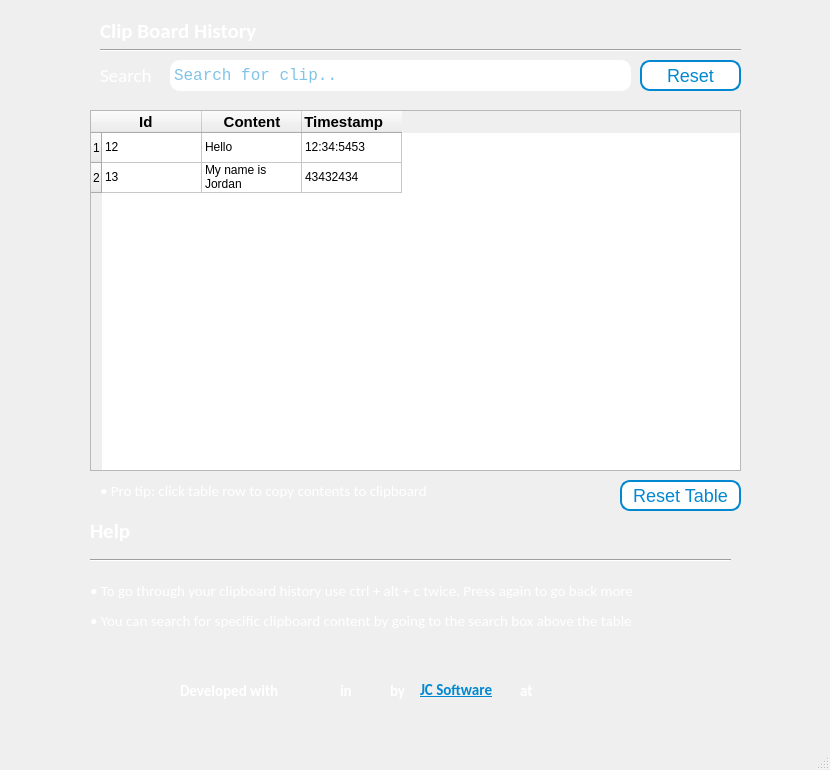
<?xml version="1.0" encoding="UTF-8"?>
<ui version="4.0">
 <class>MainWindow</class>
 <widget class="QMainWindow" name="MainWindow">
  <property name="geometry">
   <rect>
    <x>0</x>
    <y>0</y>
    <width>830</width>
    <height>770</height>
   </rect>
  </property>
  <property name="minimumSize">
   <size>
    <width>830</width>
    <height>770</height>
   </size>
  </property>
  <property name="maximumSize">
   <size>
    <width>830</width>
    <height>770</height>
   </size>
  </property>
  <property name="windowTitle">
   <string>ClipWiz - JC Software</string>
  </property>
  <property name="windowIcon">
   <iconset resource="rsc.qrc">
    <normaloff>:/rsc/rsc/wizard.png</normaloff>:/rsc/rsc/wizard.png</iconset>
  </property>
  <property name="styleSheet">
   <string notr="true">QWidget#centralwidget{
	background-image:url('C:/Users/falador/Google Drive/Wallpapers/dark_polygon01.png');
}

QLabel{
	color: white;
}

QPushButton{
	color: #0288D1;
	border-style: solid;
	border-color: #0288D1;
	border-width: 2px;
	border-radius: 10px;
	background-color: white;
	font-size: 18px;
}

 QPushButton:hover {
     background-color: #0288D1;
	 border-color: white;
     color: white;
 }

 QLineEdit{
	border-radius: 10px;
	color: #0288D1;
	padding: 2px;
	height: 75px;
}</string>
  </property>
  <widget class="QWidget" name="centralwidget">
   <widget class="QLabel" name="label">
    <property name="geometry">
     <rect>
      <x>100</x>
      <y>10</y>
      <width>401</width>
      <height>41</height>
     </rect>
    </property>
    <property name="font">
     <font>
      <family>Calibri</family>
      <pointsize>16</pointsize>
      <weight>75</weight>
      <bold>true</bold>
     </font>
    </property>
    <property name="styleSheet">
     <string notr="true"/>
    </property>
    <property name="text">
     <string>Clip Board History</string>
    </property>
   </widget>
   <widget class="QLineEdit" name="searchContent">
    <property name="geometry">
     <rect>
      <x>170</x>
      <y>60</y>
      <width>461</width>
      <height>31</height>
     </rect>
    </property>
    <property name="font">
     <font>
      <family>Courier New</family>
      <pointsize>12</pointsize>
     </font>
    </property>
    <property name="text">
     <string/>
    </property>
    <property name="placeholderText">
     <string>Search for clip..</string>
    </property>
   </widget>
   <widget class="QLabel" name="label_2">
    <property name="geometry">
     <rect>
      <x>100</x>
      <y>50</y>
      <width>81</width>
      <height>50</height>
     </rect>
    </property>
    <property name="font">
     <font>
      <family>Calibri</family>
      <pointsize>14</pointsize>
      <weight>50</weight>
      <bold>false</bold>
     </font>
    </property>
    <property name="styleSheet">
     <string notr="true"/>
    </property>
    <property name="text">
     <string>Search</string>
    </property>
   </widget>
   <widget class="QPushButton" name="resetBtn">
    <property name="geometry">
     <rect>
      <x>640</x>
      <y>60</y>
      <width>101</width>
      <height>31</height>
     </rect>
    </property>
    <property name="font">
     <font>
      <pointsize>-1</pointsize>
     </font>
    </property>
    <property name="styleSheet">
     <string notr="true"/>
    </property>
    <property name="text">
     <string>Reset</string>
    </property>
   </widget>
   <widget class="Line" name="line_2">
    <property name="geometry">
     <rect>
      <x>100</x>
      <y>40</y>
      <width>641</width>
      <height>20</height>
     </rect>
    </property>
    <property name="font">
     <font>
      <pointsize>10</pointsize>
      <weight>50</weight>
      <bold>false</bold>
     </font>
    </property>
    <property name="lineWidth">
     <number>1</number>
    </property>
    <property name="orientation">
     <enum>Qt::Horizontal</enum>
    </property>
   </widget>
   <widget class="QLabel" name="label_5">
    <property name="geometry">
     <rect>
      <x>90</x>
      <y>570</y>
      <width>681</width>
      <height>41</height>
     </rect>
    </property>
    <property name="font">
     <font>
      <family>Calibri</family>
      <pointsize>11</pointsize>
      <weight>50</weight>
      <bold>false</bold>
     </font>
    </property>
    <property name="styleSheet">
     <string notr="true"/>
    </property>
    <property name="text">
     <string>• To go through your clipboard history use ctrl + alt + c twice. Press again to go back more</string>
    </property>
   </widget>
   <widget class="QTableWidget" name="dataTable">
    <property name="geometry">
     <rect>
      <x>90</x>
      <y>110</y>
      <width>651</width>
      <height>361</height>
     </rect>
    </property>
    <property name="mouseTracking">
     <bool>true</bool>
    </property>
    <property name="toolTipDuration">
     <number>5</number>
    </property>
    <property name="editTriggers">
     <set>QAbstractItemView::NoEditTriggers</set>
    </property>
    <property name="selectionMode">
     <enum>QAbstractItemView::SingleSelection</enum>
    </property>
    <property name="selectionBehavior">
     <enum>QAbstractItemView::SelectRows</enum>
    </property>
    <row>
     <property name="text">
      <string>1</string>
     </property>
    </row>
    <row>
     <property name="text">
      <string>2</string>
     </property>
    </row>
    <column>
     <property name="text">
      <string>Id   </string>
     </property>
     <property name="font">
      <font>
       <pointsize>11</pointsize>
       <weight>75</weight>
       <bold>true</bold>
      </font>
     </property>
    </column>
    <column>
     <property name="text">
      <string>Content</string>
     </property>
     <property name="font">
      <font>
       <pointsize>11</pointsize>
       <weight>75</weight>
       <bold>true</bold>
      </font>
     </property>
    </column>
    <column>
     <property name="text">
      <string>Timestamp    </string>
     </property>
     <property name="font">
      <font>
       <pointsize>11</pointsize>
       <weight>75</weight>
       <bold>true</bold>
      </font>
     </property>
    </column>
    <item row="0" column="0">
     <property name="text">
      <string>12</string>
     </property>
    </item>
    <item row="0" column="1">
     <property name="text">
      <string>Hello</string>
     </property>
    </item>
    <item row="0" column="2">
     <property name="text">
      <string>12:34:5453</string>
     </property>
    </item>
    <item row="1" column="0">
     <property name="text">
      <string>13</string>
     </property>
    </item>
    <item row="1" column="1">
     <property name="text">
      <string>My name is Jordan</string>
     </property>
    </item>
    <item row="1" column="2">
     <property name="text">
      <string>43432434</string>
     </property>
    </item>
   </widget>
   <widget class="QLabel" name="label_6">
    <property name="geometry">
     <rect>
      <x>100</x>
      <y>470</y>
      <width>401</width>
      <height>41</height>
     </rect>
    </property>
    <property name="font">
     <font>
      <family>Calibri</family>
      <pointsize>11</pointsize>
      <weight>50</weight>
      <bold>false</bold>
     </font>
    </property>
    <property name="styleSheet">
     <string notr="true"/>
    </property>
    <property name="text">
     <string>• Pro tip: click table row to copy contents to clipboard </string>
    </property>
   </widget>
   <widget class="QLabel" name="label_3">
    <property name="geometry">
     <rect>
      <x>90</x>
      <y>510</y>
      <width>401</width>
      <height>41</height>
     </rect>
    </property>
    <property name="font">
     <font>
      <family>Calibri</family>
      <pointsize>16</pointsize>
      <weight>75</weight>
      <bold>true</bold>
     </font>
    </property>
    <property name="styleSheet">
     <string notr="true"/>
    </property>
    <property name="text">
     <string>Help</string>
    </property>
   </widget>
   <widget class="Line" name="line_3">
    <property name="geometry">
     <rect>
      <x>90</x>
      <y>550</y>
      <width>641</width>
      <height>20</height>
     </rect>
    </property>
    <property name="font">
     <font>
      <pointsize>10</pointsize>
      <weight>50</weight>
      <bold>false</bold>
     </font>
    </property>
    <property name="lineWidth">
     <number>1</number>
    </property>
    <property name="orientation">
     <enum>Qt::Horizontal</enum>
    </property>
   </widget>
   <widget class="QLabel" name="label_7">
    <property name="geometry">
     <rect>
      <x>90</x>
      <y>600</y>
      <width>681</width>
      <height>41</height>
     </rect>
    </property>
    <property name="font">
     <font>
      <family>Calibri</family>
      <pointsize>11</pointsize>
      <weight>50</weight>
      <bold>false</bold>
     </font>
    </property>
    <property name="styleSheet">
     <string notr="true"/>
    </property>
    <property name="text">
     <string>• You can search for specific clipboard content by going to the search box above the table</string>
    </property>
   </widget>
   <widget class="QLabel" name="label_8">
    <property name="geometry">
     <rect>
      <x>180</x>
      <y>670</y>
      <width>131</width>
      <height>41</height>
     </rect>
    </property>
    <property name="font">
     <font>
      <family>Calibri</family>
      <pointsize>11</pointsize>
      <weight>75</weight>
      <bold>true</bold>
     </font>
    </property>
    <property name="styleSheet">
     <string notr="true"/>
    </property>
    <property name="text">
     <string>Developed with </string>
    </property>
   </widget>
   <widget class="QLabel" name="label_9">
    <property name="geometry">
     <rect>
      <x>360</x>
      <y>670</y>
      <width>31</width>
      <height>41</height>
     </rect>
    </property>
    <property name="font">
     <font>
      <family>Calibri</family>
      <pointsize>11</pointsize>
      <weight>75</weight>
      <bold>true</bold>
     </font>
    </property>
    <property name="styleSheet">
     <string notr="true"/>
    </property>
    <property name="text">
     <string/>
    </property>
    <property name="pixmap">
     <pixmap resource="rsc.qrc">:/rsc/rsc/python.png</pixmap>
    </property>
   </widget>
   <widget class="QLabel" name="label_10">
    <property name="geometry">
     <rect>
      <x>305</x>
      <y>670</y>
      <width>31</width>
      <height>41</height>
     </rect>
    </property>
    <property name="font">
     <font>
      <family>Calibri</family>
      <pointsize>11</pointsize>
      <weight>75</weight>
      <bold>true</bold>
     </font>
    </property>
    <property name="styleSheet">
     <string notr="true"/>
    </property>
    <property name="text">
     <string/>
    </property>
    <property name="pixmap">
     <pixmap resource="rsc.qrc">:/rsc/rsc/heart.png</pixmap>
    </property>
   </widget>
   <widget class="QLabel" name="label_11">
    <property name="geometry">
     <rect>
      <x>340</x>
      <y>670</y>
      <width>21</width>
      <height>41</height>
     </rect>
    </property>
    <property name="font">
     <font>
      <family>Calibri</family>
      <pointsize>11</pointsize>
      <weight>75</weight>
      <bold>true</bold>
     </font>
    </property>
    <property name="styleSheet">
     <string notr="true"/>
    </property>
    <property name="text">
     <string>in</string>
    </property>
   </widget>
   <widget class="QLabel" name="label_12">
    <property name="geometry">
     <rect>
      <x>390</x>
      <y>670</y>
      <width>21</width>
      <height>41</height>
     </rect>
    </property>
    <property name="font">
     <font>
      <family>Calibri</family>
      <pointsize>11</pointsize>
      <weight>75</weight>
      <bold>true</bold>
     </font>
    </property>
    <property name="styleSheet">
     <string notr="true"/>
    </property>
    <property name="text">
     <string>by</string>
    </property>
   </widget>
   <widget class="QLabel" name="label_13">
    <property name="geometry">
     <rect>
      <x>420</x>
      <y>670</y>
      <width>91</width>
      <height>41</height>
     </rect>
    </property>
    <property name="font">
     <font>
      <family>Calibri</family>
      <pointsize>11</pointsize>
      <weight>75</weight>
      <bold>true</bold>
     </font>
    </property>
    <property name="styleSheet">
     <string notr="true">color:red</string>
    </property>
    <property name="text">
     <string>&lt;a href=&quot;http://www.jcsoftware.ca&quot; style=&quot;color:#0288D1;&quot;&gt;JC Software&lt;/a&gt;</string>
    </property>
    <property name="openExternalLinks">
     <bool>true</bool>
    </property>
   </widget>
   <widget class="QLabel" name="label_14">
    <property name="geometry">
     <rect>
      <x>520</x>
      <y>670</y>
      <width>21</width>
      <height>41</height>
     </rect>
    </property>
    <property name="font">
     <font>
      <family>Calibri</family>
      <pointsize>11</pointsize>
      <weight>75</weight>
      <bold>true</bold>
     </font>
    </property>
    <property name="styleSheet">
     <string notr="true"/>
    </property>
    <property name="text">
     <string>at</string>
    </property>
   </widget>
   <widget class="QLabel" name="label_15">
    <property name="geometry">
     <rect>
      <x>550</x>
      <y>670</y>
      <width>31</width>
      <height>41</height>
     </rect>
    </property>
    <property name="font">
     <font>
      <family>Calibri</family>
      <pointsize>11</pointsize>
      <weight>75</weight>
      <bold>true</bold>
     </font>
    </property>
    <property name="styleSheet">
     <string notr="true"/>
    </property>
    <property name="text">
     <string/>
    </property>
    <property name="pixmap">
     <pixmap resource="rsc.qrc">:/rsc/rsc/Law_rune_detail.png</pixmap>
    </property>
   </widget>
   <widget class="QLabel" name="label_16">
    <property name="geometry">
     <rect>
      <x>590</x>
      <y>670</y>
      <width>31</width>
      <height>41</height>
     </rect>
    </property>
    <property name="font">
     <font>
      <family>Calibri</family>
      <pointsize>11</pointsize>
      <weight>75</weight>
      <bold>true</bold>
     </font>
    </property>
    <property name="styleSheet">
     <string notr="true"/>
    </property>
    <property name="text">
     <string/>
    </property>
    <property name="pixmap">
     <pixmap resource="rsc.qrc">:/rsc/rsc/Earth_rune_detail.png</pixmap>
    </property>
   </widget>
   <widget class="QLabel" name="label_17">
    <property name="geometry">
     <rect>
      <x>630</x>
      <y>670</y>
      <width>31</width>
      <height>41</height>
     </rect>
    </property>
    <property name="font">
     <font>
      <family>Calibri</family>
      <pointsize>11</pointsize>
      <weight>75</weight>
      <bold>true</bold>
     </font>
    </property>
    <property name="styleSheet">
     <string notr="true"/>
    </property>
    <property name="text">
     <string/>
    </property>
    <property name="pixmap">
     <pixmap resource="rsc.qrc">:/rsc/rsc/Air_rune_detail.png</pixmap>
    </property>
   </widget>
   <widget class="QPushButton" name="resetTblBtn">
    <property name="geometry">
     <rect>
      <x>620</x>
      <y>480</y>
      <width>121</width>
      <height>31</height>
     </rect>
    </property>
    <property name="font">
     <font>
      <pointsize>-1</pointsize>
     </font>
    </property>
    <property name="styleSheet">
     <string notr="true"/>
    </property>
    <property name="text">
     <string>Reset Table</string>
    </property>
   </widget>
  </widget>
  <widget class="QMenuBar" name="menubar">
   <property name="geometry">
    <rect>
     <x>0</x>
     <y>0</y>
     <width>830</width>
     <height>26</height>
    </rect>
   </property>
  </widget>
  <widget class="QStatusBar" name="statusbar"/>
 </widget>
 <resources>
  <include location="rsc.qrc"/>
 </resources>
 <connections/>
</ui>
